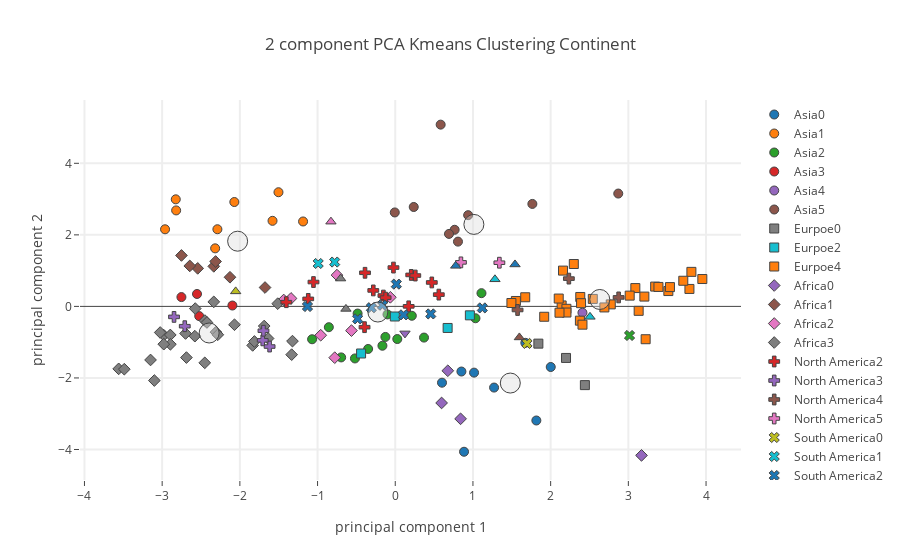

Notebook code for this chart:
### Code cell
# Calling plotly function 
plot_plotly(principalDf_merged,"Continent",continent_centers,"Protein Foods")

### Figure 1 — Plotly figure (JSON) as saved in the notebook; plotly's stock layout.template omitted (floating-point values rounded to 4 significant figures)
{"data": [{"marker": {"color": 0, "line": {"width": 1}, "size": 9, "symbol": 0}, "mode": "markers", "name": "Asia0", "text": ["Armenia", "Azerbaijan", "Kazakhstan", "Kyrgyzstan", "Mongolia", "Turkey", "Turkmenistan", "Uzbekistan"], "type": "scatter", "uid": "7595eade-c4ff-4f52-a4c9-2ce4be3cd6d3", "x": [1.674, 1.272, 2.001, 0.6016, 0.8852, 0.8515, 1.816, 1.014], "y": [-1.018, -2.269, -1.694, -2.133, -4.063, -1.821, -3.189, -1.852]}, {"marker": {"color": 1, "line": {"width": 1}, "size": 9, "symbol": 0}, "mode": "markers", "name": "Asia1", "text": ["Bangladesh", "Cambodia", "Indonesia", "Lao People's Democratic Republic", "Myanmar", "Philippines", "Sri Lanka", "Thailand", "Viet Nam"], "type": "scatter", "uid": "263076e6-3114-416f-b8b3-1b1356a65e2c", "x": [-2.963, -2.825, -2.289, -2.82, -2.071, -1.58, -2.318, -1.186, -1.503], "y": [2.156, 2.993, 2.157, 2.683, 2.918, 2.392, 1.623, 2.374, 3.192]}, {"marker": {"color": 2, "line": {"width": 1}, "size": 9, "symbol": 0}, "mode": "markers", "name": "Asia2", "text": ["Afghanistan", "Cyprus", "Georgia", "Iran (Islamic Republic of)", "Iraq", "Jordan", "Kuwait", "Lebanon", "Oman", "Pakistan", "Saudi Arabia", "Tajikistan", "United Arab Emirates", "Yemen"], "type": "scatter", "uid": "4b1fadf6-97fc-4caf-9363-f82f52bb3cf2", "x": [-0.5187, 1.11, 0.3701, -0.1651, -0.4844, 0.0263, 1.033, -0.1268, 0.2132, -0.3491, -0.1002, -0.6961, -0.8549, -1.07], "y": [-1.455, 0.3705, -0.8717, -1.099, -0.1994, -0.9124, -0.3314, -0.8537, -0.2613, -1.19, -0.2242, -1.426, -0.5811, -0.9182]}, {"marker": {"color": 3, "line": {"width": 1}, "size": 9, "symbol": 0}, "mode": "markers", "name": "Asia3", "text": ["Democratic People's Republic of Korea", "India", "Nepal", "Timor-Leste"], "type": "scatter", "uid": "36e92018-5924-44f5-a2e6-c1788d496b68", "x": [-2.551, -2.096, -2.523, -2.752], "y": [0.3475, 0.02439, -0.2714, 0.2607]}, {"marker": {"color": 4, "line": {"width": 1}, "size": 9, "symbol": 0}, "mode": "markers", "name": "Asia4", "text": ["Israel"], "type": "scatter", "uid": "99838214-70c7-4060-9c44-7d9c7cc3d72f", "x": [2.409], "y": [-0.1767]}, {"marker": {"color": 5, "line": {"width": 1}, "size": 9, "symbol": 0}, "mode": "markers", "name": "Asia5", "text": ["Brunei Darussalam", "China, Hong Kong SAR", "China, Macao SAR", "China, mainland", "China, Taiwan Province of", "Japan", "Malaysia", "Maldives", "Republic of Korea"], "type": "scatter", "uid": "3c86358e-959d-416d-a322-598e69f6724a", "x": [0.7641, 2.87, 1.765, 0.8072, 0.6916, 0.9381, -0.006129, 0.5844, 0.2378], "y": [2.142, 3.155, 2.865, 1.811, 2.027, 2.551, 2.627, 5.082, 2.779]}, {"marker": {"color": 6, "line": {"width": 1}, "size": 9, "symbol": 0}, "mode": "markers", "name": "Asia6", "text": [], "type": "scatter", "uid": "98383376-081f-49e2-a1d0-4c3a24fb5fbb", "x": [], "y": []}, {"marker": {"color": 0, "line": {"width": 1}, "size": 9, "symbol": 1}, "mode": "markers", "name": "Eurpoe0", "text": ["Albania", "Greece", "Romania"], "type": "scatter", "uid": "2c4df2db-6716-440f-b02c-243bc080b2e9", "x": [2.441, 2.198, 1.842], "y": [-2.2, -1.441, -1.041]}, {"marker": {"color": 1, "line": {"width": 1}, "size": 9, "symbol": 1}, "mode": "markers", "name": "Eurpoe1", "text": [], "type": "scatter", "uid": "a7f7ee21-72f3-4ac4-9bda-549bad7051a2", "x": [], "y": []}, {"marker": {"color": 2, "line": {"width": 1}, "size": 9, "symbol": 1}, "mode": "markers", "name": "Eurpoe2", "text": ["Bosnia and Herzegovina", "Bulgaria", "Republic of Moldova", "Serbia"], "type": "scatter", "uid": "d86a1d02-032a-4c46-b439-50a35e9c0cbb", "x": [-0.4398, 0.9604, -0.005578, 0.6741], "y": [-1.316, -0.2496, -0.2823, -0.6027]}, {"marker": {"color": 3, "line": {"width": 1}, "size": 9, "symbol": 1}, "mode": "markers", "name": "Eurpoe3", "text": [], "type": "scatter", "uid": "f4eb7b82-e0ef-47fe-9c99-b9355b9c3b56", "x": [], "y": []}, {"marker": {"color": 4, "line": {"width": 1}, "size": 9, "symbol": 1}, "mode": "markers", "name": "Eurpoe4", "text": ["Austria", "Belarus", "Belgium", "Croatia", "Czechia", "Denmark", "Estonia", "Finland", "France", "Germany", "Hungary", "Iceland", "Ireland", "Italy", "Latvia", "Lithuania", "Luxembourg", "Malta", "Montenegro", "Netherlands", "Norway", "Poland", "Portugal", "Russian Federation", "Slovakia", "Slovenia", "Spain", "Sweden", "Switzerland", "Ukraine", "United Kingdom"], "type": "scatter", "uid": "dfe0271f-c5ff-46ec-a1cc-a00b50d4ccbc", "x": [3.345, 3.952, 2.141, 1.553, 2.381, 3.387, 3.223, 3.786, 2.774, 3.09, 1.673, 3.017, 2.377, 2.392, 3.133, 3.812, 3.206, 2.104, 2.41, 3.515, 2.543, 3.707, 2.159, 2.692, 1.495, 1.917, 2.298, 3.536, 2.203, 2.203, 2.114], "y": [0.554, 0.7652, 0.027, 0.1516, 0.2632, 0.5441, -0.9178, 0.4882, 0.05658, 0.5125, 0.2556, 0.3014, -0.3982, 0.09001, -0.1242, 0.9653, 0.2745, 0.2191, -0.5105, 0.4291, 0.2094, 0.7168, 1.001, -0.02923, 0.09486, -0.2896, 1.185, 0.5399, -0.0672, -0.1715, -0.1765]}, {"marker": {"color": 5, "line": {"width": 1}, "size": 9, "symbol": 1}, "mode": "markers", "name": "Eurpoe5", "text": [], "type": "scatter", "uid": "28afea6c-db74-4545-ab5d-5c1b5460681e", "x": [], "y": []}, {"marker": {"color": 6, "line": {"width": 1}, "size": 9, "symbol": 1}, "mode": "markers", "name": "Eurpoe6", "text": [], "type": "scatter", "uid": "59785d46-2d24-4a86-bf37-2cc5e2e6a759", "x": [], "y": []}, {"marker": {"color": 0, "line": {"width": 1}, "size": 9, "symbol": 2}, "mode": "markers", "name": "Africa0", "text": ["Algeria", "Morocco", "Sudan", "Tunisia"], "type": "scatter", "uid": "c1b745be-ceff-43fd-802b-f0afc2aae26e", "x": [0.5966, 0.8407, 3.17, 0.6763], "y": [-2.699, -3.143, -4.165, -1.799]}, {"marker": {"color": 1, "line": {"width": 1}, "size": 9, "symbol": 2}, "mode": "markers", "name": "Africa1", "text": ["Gambia", "Guinea", "Guinea-Bissau", "Liberia", "Madagascar", "Senegal", "Sierra Leone"], "type": "scatter", "uid": "4a6d3804-6ffb-4635-ae76-b328a5ef2bf9", "x": [-1.676, -2.543, -2.336, -2.313, -2.645, -2.127, -2.752], "y": [0.5279, 1.063, 1.119, 1.255, 1.132, 0.8148, 1.424]}, {"marker": {"color": 2, "line": {"width": 1}, "size": 9, "symbol": 2}, "mode": "markers", "name": "Africa2", "text": ["Congo (note no data in Food suppley tables for DRC)", "Egypt", "Gabon", "Mauritania", "Mauritius", "Sao Tome and Principe", "South Africa"], "type": "scatter", "uid": "2b9e5e75-9db0-435b-b51f-82aea4aa0726", "x": [-1.436, -0.9592, -0.7501, -0.779, -0.06329, -1.341, -0.5635], "y": [0.1791, -0.8056, 0.8739, -1.433, 0.2543, 0.2232, -0.6771]}, {"marker": {"color": 3, "line": {"width": 1}, "size": 9, "symbol": 2}, "mode": "markers", "name": "Africa3", "text": ["Angola", "Benin", "Botswana", "Burkina Faso", "Cabo Verde", "Cameroon", "Central African Republic", "Chad", "CÃƒÂ´te d'Ivoire", "Djibouti", "Ethiopia", "Ghana", "Kenya", "Lesotho", "Malawi", "Mali", "Mozambique", "Namibia", "Niger", "Nigeria", "Rwanda", "Eswatini", "Togo", "Uganda", "United Republic of Tanzania", "Zambia", "Zimbabwe"], "type": "scatter", "uid": "4ca4452d-9aa2-48da-9fde-62ddb5195b7f", "x": [-1.687, -2.574, -1.323, -2.699, -1.512, -2.979, -1.835, -2.069, -2.336, -1.333, -2.688, -2.45, -2.452, -3.101, -3.56, -2.307, -2.895, -1.637, -3.15, -2.424, -3.487, -1.813, -3.025, -2.894, -2.979, -2.579, -2.284], "y": [-0.5484, -0.06102, -0.9707, -0.7571, 0.0766, -0.8051, -1.09, -0.5123, 0.1268, -1.349, -1.43, -0.3964, -1.577, -2.072, -1.746, -0.72, -0.7983, -0.8966, -1.497, -0.4495, -1.755, -0.9804, -0.7302, -1.059, -1.056, -0.8321, -0.7922]}, {"marker": {"color": 4, "line": {"width": 1}, "size": 9, "symbol": 2}, "mode": "markers", "name": "Africa4", "text": [], "type": "scatter", "uid": "76dea84d-88f4-4dfd-b908-47341d46d019", "x": [], "y": []}, {"marker": {"color": 5, "line": {"width": 1}, "size": 9, "symbol": 2}, "mode": "markers", "name": "Africa5", "text": [], "type": "scatter", "uid": "e416326b-456e-4fca-941a-bcbe8059a61e", "x": [], "y": []}, {"marker": {"color": 6, "line": {"width": 1}, "size": 9, "symbol": 2}, "mode": "markers", "name": "Africa6", "text": [], "type": "scatter", "uid": "ea64d06f-09a3-40de-9012-81599bc287f5", "x": [], "y": []}, {"marker": {"color": 0, "line": {"width": 1}, "size": 9, "symbol": 3}, "mode": "markers", "name": "North America0", "text": [], "type": "scatter", "uid": "1fb7c83d-1d0f-43ee-b189-274ea8b1400b", "x": [], "y": []}, {"marker": {"color": 1, "line": {"width": 1}, "size": 9, "symbol": 3}, "mode": "markers", "name": "North America1", "text": [], "type": "scatter", "uid": "4cc0b3c0-00bd-4cfe-ab98-0acc6edd6161", "x": [], "y": []}, {"marker": {"color": 2, "line": {"width": 1}, "size": 9, "symbol": 3}, "mode": "markers", "name": "North America2", "text": ["Barbados", "Belize", "Costa Rica", "Cuba", "Dominica", "Dominican Republic", "Grenada", "Jamaica", "Mexico", "Panama", "Saint Kitts and Nevis", "Saint Lucia", "Saint Vincent and the Grenadines", "Trinidad and Tobago"], "type": "scatter", "uid": "4b55adda-eceb-45e0-81fa-26418f5d944e", "x": [0.5605, -1.12, -0.1526, -1.402, 0.1727, -1.052, 0.2056, -0.2827, -0.3953, -0.3891, -0.02307, 0.4704, 0.258, -0.1237], "y": [0.3292, 0.2099, 0.3033, 0.118, 0.002044, 0.6811, 0.8799, 0.4469, -0.5807, 0.9398, 1.085, 0.6694, 0.8627, 0.245]}, {"marker": {"color": 3, "line": {"width": 1}, "size": 9, "symbol": 3}, "mode": "markers", "name": "North America3", "text": ["El Salvador", "Guatemala", "Haiti", "Honduras", "Nicaragua"], "type": "scatter", "uid": "9a2b6c42-6670-4f0a-bc3a-4d25431514d4", "x": [-1.617, -1.706, -2.847, -1.696, -2.709], "y": [-1.122, -0.949, -0.2932, -0.6803, -0.5538]}, {"marker": {"color": 4, "line": {"width": 1}, "size": 9, "symbol": 3}, "mode": "markers", "name": "North America4", "text": ["Bermuda", "Canada", "United States of America"], "type": "scatter", "uid": "a045275e-09c8-4cb6-8e2d-42f7d748576a", "x": [2.234, 1.574, 2.875], "y": [0.7769, -0.1001, 0.2513]}, {"marker": {"color": 5, "line": {"width": 1}, "size": 9, "symbol": 3}, "mode": "markers", "name": "North America5", "text": ["Antigua and Barbuda", "Bahamas"], "type": "scatter", "uid": "41413293-6f4a-44cb-b04c-7492eb285b72", "x": [0.8453, 1.34], "y": [1.231, 1.221]}, {"marker": {"color": 6, "line": {"width": 1}, "size": 9, "symbol": 3}, "mode": "markers", "name": "North America6", "text": [], "type": "scatter", "uid": "2f97c9ec-50be-48a4-81b8-f5b046ff5362", "x": [], "y": []}, {"marker": {"color": 0, "line": {"width": 1}, "size": 9, "symbol": 4}, "mode": "markers", "name": "South America0", "text": ["Uruguay"], "type": "scatter", "uid": "99e41df3-b796-417b-aae0-fe2cc67df6df", "x": [1.695], "y": [-1.035]}, {"marker": {"color": 1, "line": {"width": 1}, "size": 9, "symbol": 4}, "mode": "markers", "name": "South America1", "text": ["Guyana", "Suriname"], "type": "scatter", "uid": "9cf47083-9e06-4c85-a10f-f8206d9e63c0", "x": [-0.992, -0.7798], "y": [1.2, 1.24]}, {"marker": {"color": 2, "line": {"width": 1}, "size": 9, "symbol": 4}, "mode": "markers", "name": "South America2", "text": ["Bolivia (Plurinational State of)", "Brazil", "Chile", "Colombia", "Ecuador", "Paraguay", "Peru", "Venezuela (Bolivarian Republic of)"], "type": "scatter", "uid": "5727a23b-b4a3-4f35-9f52-748b85133035", "x": [-0.4843, 0.4567, 1.12, -0.3074, 0.01381, 0.1062, -1.13, -0.165], "y": [-0.3477, -0.2102, -0.04205, -0.03675, 0.6222, -0.2359, -0.003202, 0.03305]}, {"marker": {"color": 3, "line": {"width": 1}, "size": 9, "symbol": 4}, "mode": "markers", "name": "South America3", "text": [], "type": "scatter", "uid": "f94bc1f5-593c-4424-8972-2abfd038bfba", "x": [], "y": []}, {"marker": {"color": 4, "line": {"width": 1}, "size": 9, "symbol": 4}, "mode": "markers", "name": "South America4", "text": ["Argentina"], "type": "scatter", "uid": "71e132f1-ef43-4744-865c-567072b6605c", "x": [3.015], "y": [-0.8129]}, {"marker": {"color": 5, "line": {"width": 1}, "size": 9, "symbol": 4}, "mode": "markers", "name": "South America5", "text": [], "type": "scatter", "uid": "3e9b2710-d998-4e45-a0d6-6eb1a7fc6223", "x": [], "y": []}, {"marker": {"color": 6, "line": {"width": 1}, "size": 9, "symbol": 4}, "mode": "markers", "name": "South America6", "text": [], "type": "scatter", "uid": "b77d3a80-fea7-445d-8417-41dd784a7de3", "x": [], "y": []}, {"marker": {"color": 0, "line": {"width": 1}, "size": 9, "symbol": 5}, "mode": "markers", "name": "Australia0", "text": ["New Zealand"], "type": "scatter", "uid": "334219ff-1db8-4eea-b5d5-e2c376cb158f", "x": [1.598], "y": [-0.8674]}, {"marker": {"color": 1, "line": {"width": 1}, "size": 9, "symbol": 5}, "mode": "markers", "name": "Australia1", "text": ["Kiribati"], "type": "scatter", "uid": "abf51f00-7294-4e18-b5e6-edd3216f3927", "x": [-0.8278], "y": [2.369]}, {"marker": {"color": 2, "line": {"width": 1}, "size": 9, "symbol": 5}, "mode": "markers", "name": "Australia2", "text": ["Fiji", "Vanuatu"], "type": "scatter", "uid": "bdfa453c-0cd5-4400-9d2b-db4efe17ca5e", "x": [-0.6347, -0.7034], "y": [-0.07026, 0.7783]}, {"marker": {"color": 3, "line": {"width": 1}, "size": 9, "symbol": 5}, "mode": "markers", "name": "Australia3", "text": ["Solomon Islands"], "type": "scatter", "uid": "12d0c3ef-049d-4449-ac8f-7133ba287348", "x": [-2.054], "y": [0.4198]}, {"marker": {"color": 4, "line": {"width": 1}, "size": 9, "symbol": 5}, "mode": "markers", "name": "Australia4", "text": ["Australia", "New Caledonia"], "type": "scatter", "uid": "2dc60853-fd60-4574-a44c-f9bc99f812f3", "x": [2.506, 1.283], "y": [-0.2917, 0.7575]}, {"marker": {"color": 5, "line": {"width": 1}, "size": 9, "symbol": 5}, "mode": "markers", "name": "Australia5", "text": ["French Polynesia", "Samoa"], "type": "scatter", "uid": "a3b49ddf-a764-48f7-b474-0f97e5125fb3", "x": [1.541, 0.778], "y": [1.173, 1.134]}, {"marker": {"color": 6, "line": {"width": 1}, "size": 9, "symbol": 5}, "mode": "markers", "name": "Australia6", "text": [], "type": "scatter", "uid": "10128765-670f-4d2f-8d43-df5af4f840e3", "x": [], "y": []}, {"marker": {"color": 0, "line": {"width": 1}, "size": 9, "symbol": 6}, "mode": "markers", "name": "Europe0", "text": [], "type": "scatter", "uid": "18c78fea-cf3d-468a-8c1d-627d029b18ef", "x": [], "y": []}, {"marker": {"color": 1, "line": {"width": 1}, "size": 9, "symbol": 6}, "mode": "markers", "name": "Europe1", "text": [], "type": "scatter", "uid": "e0c4a92a-65c4-4194-8b75-5da14fef881d", "x": [], "y": []}, {"marker": {"color": 2, "line": {"width": 1}, "size": 9, "symbol": 6}, "mode": "markers", "name": "Europe2", "text": ["North Macedonia"], "type": "scatter", "uid": "a1022ce6-c4f7-4a0d-8a98-0357b4d9aaf9", "x": [0.1249], "y": [-0.7541]}, {"marker": {"color": 3, "line": {"width": 1}, "size": 9, "symbol": 6}, "mode": "markers", "name": "Europe3", "text": [], "type": "scatter", "uid": "bfc11b75-4826-4741-91b6-cfa77a52cc56", "x": [], "y": []}, {"marker": {"color": 4, "line": {"width": 1}, "size": 9, "symbol": 6}, "mode": "markers", "name": "Europe4", "text": [], "type": "scatter", "uid": "19a777d1-aa0c-4bae-a3a0-c6dae421a42e", "x": [], "y": []}, {"marker": {"color": 5, "line": {"width": 1}, "size": 9, "symbol": 6}, "mode": "markers", "name": "Europe5", "text": [], "type": "scatter", "uid": "2db6f099-929b-4d09-ac99-e32ef89f3881", "x": [], "y": []}, {"marker": {"color": 6, "line": {"width": 1}, "size": 9, "symbol": 6}, "mode": "markers", "name": "Europe6", "text": [], "type": "scatter", "uid": "6f14fb07-ede8-437e-be52-1f3c2919bace", "x": [], "y": []}, {"marker": {"color": "rgba(220, 220, 220, .4)", "line": {"width": 1}, "size": 20}, "mode": "markers", "name": "Center", "type": "scatter", "uid": "50d3ac45-be30-438d-b98a-be5495b20ecc", "x": [-0.2239, 2.632, -2.029, -2.395, 1.012, 1.481], "y": [-0.1573, 0.1938, 1.823, -0.7432, 2.292, -2.143]}], "layout": {"hovermode": "closest", "showlegend": true, "title": {"text": "2 component PCA Kmeans Clustering Continent"}, "xaxis": {"gridwidth": 2, "ticklen": 5, "title": {"text": "principal component 1"}, "zeroline": false}, "yaxis": {"gridwidth": 2, "ticklen": 5, "title": {"text": "principal component 2"}}}}
